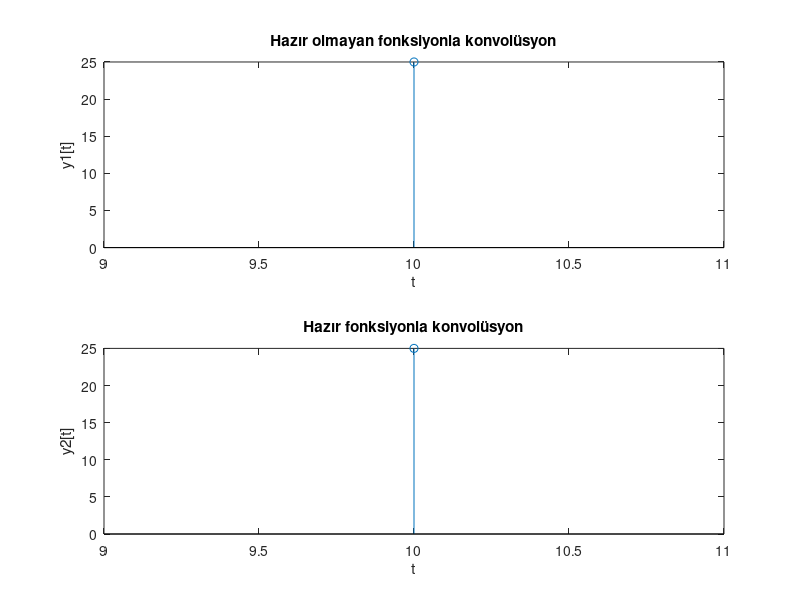

Write MATLAB code to recreate this figure.
clear all
clc
x = input('x fonksiyonunun değerlerini girin:');
rx = input('x fonksiyonunun başlangıcı:'):input('x fonksiyonunun bitişi:');
%x fonksiyonunun değerleri, başlangıç ve bitiş noktaları alınır.
h = input('h fonksiyonunun değerlerini girin:');
rh = input('h fonksiyonunun başlangıcı:'):input('h fonksiyonunun bitişi:');
%h fonksiyonunun değerleri, başlangıç ve bitiş noktaları alınır.
ry = rx(1)+rh(1):rx(end)+rh(end);
y1=1:length(ry);
%y fonksiyonunun uzunluğu tanımlanır.
for i=1:length(ry)
    y1(i)=0;
    for j=i:-1:1
        if (j<=length(x)) && ((i-j+1)<=length(h))
            y1(i)=y1(i)+x(j)*h(i-j+1);
        end
    end
    
end
%döngü içinde sayılar çarpılarak toplanır ve y dizisine değerler atanır.
subplot(2,1,1);
stem(ry,y1),title('Hazır olmayan fonksiyonla konvolüsyon'),ylabel('y1[t]'),xlabel('t');

y2 = conv(x,h);
subplot(2,1,2);
stem(ry,y2),title('Hazır fonksiyonla konvolüsyon'),ylabel('y2[t]'), xlabel('t');
%elde edilen değerler ile hazır fonksiyondan elde edilen değerlerin grafiği
%bastırılır.